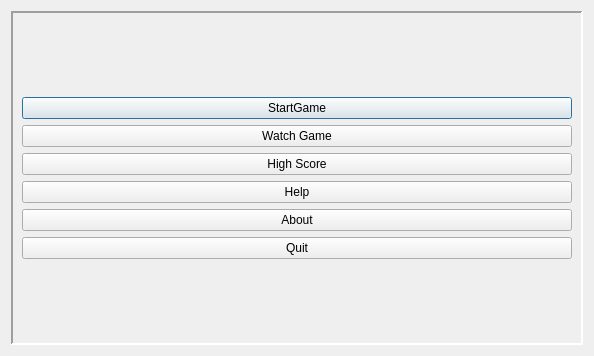
<?xml version="1.0" encoding="UTF-8"?>
<ui version="4.0">
 <class>StartScreen</class>
 <widget class="QDialog" name="StartScreen">
  <property name="geometry">
   <rect>
    <x>0</x>
    <y>0</y>
    <width>594</width>
    <height>356</height>
   </rect>
  </property>
  <property name="windowTitle">
   <string>Dialog</string>
  </property>
  <layout class="QGridLayout" name="gridLayout">
   <item row="0" column="0">
    <widget class="QFrame" name="frame">
     <property name="enabled">
      <bool>true</bool>
     </property>
     <property name="frameShape">
      <enum>QFrame::Panel</enum>
     </property>
     <property name="frameShadow">
      <enum>QFrame::Sunken</enum>
     </property>
     <property name="lineWidth">
      <number>2</number>
     </property>
     <property name="midLineWidth">
      <number>2</number>
     </property>
     <layout class="QGridLayout" name="gridLayout_3">
      <item row="0" column="0">
       <layout class="QGridLayout" name="gridLayout_2">
        <item row="0" column="0">
         <widget class="QPushButton" name="pushButton">
          <property name="text">
           <string>StartGame</string>
          </property>
         </widget>
        </item>
        <item row="2" column="0">
         <widget class="QPushButton" name="pushButton_2">
          <property name="text">
           <string>High Score</string>
          </property>
         </widget>
        </item>
        <item row="3" column="0">
         <widget class="QPushButton" name="pushButton_3">
          <property name="text">
           <string>Help</string>
          </property>
         </widget>
        </item>
        <item row="4" column="0">
         <widget class="QPushButton" name="pushButton_4">
          <property name="text">
           <string>About</string>
          </property>
         </widget>
        </item>
        <item row="1" column="0">
         <widget class="QPushButton" name="pushButton_5">
          <property name="text">
           <string>Watch Game</string>
          </property>
         </widget>
        </item>
        <item row="5" column="0">
         <widget class="QPushButton" name="pushButton_6">
          <property name="text">
           <string>Quit</string>
          </property>
         </widget>
        </item>
       </layout>
      </item>
     </layout>
    </widget>
   </item>
  </layout>
 </widget>
 <resources/>
 <connections/>
</ui>
